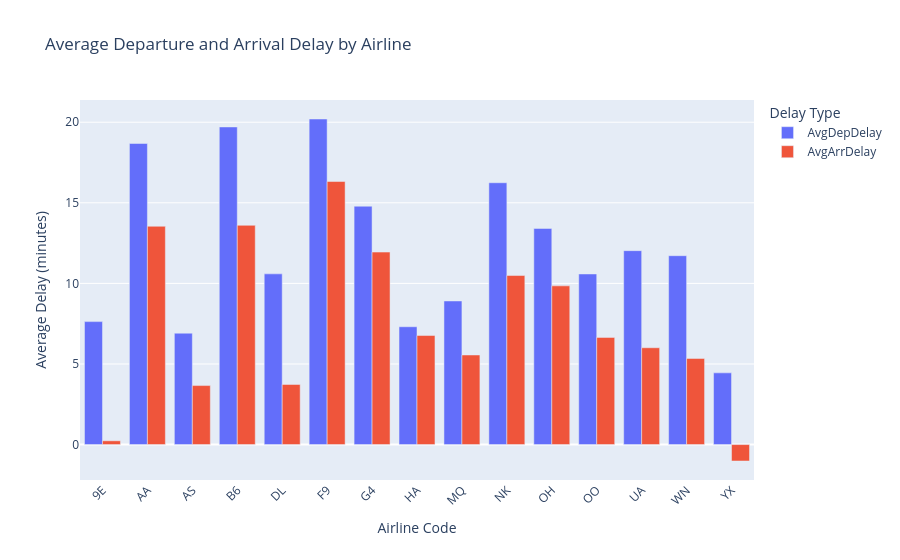

Notebook source saved alongside this figure:
### Code cell
from pyspark.sql import functions as F
import plotly.express as px

# Aggregate average delays by airline
avg_delay_by_airline = (
    df.groupBy("Reporting_Airline")
      .agg(
          F.avg("DepDelay").alias("AvgDepDelay"),
          F.avg("ArrDelay").alias("AvgArrDelay"),
          F.count("*").alias("FlightCount")
      )
      .orderBy("Reporting_Airline")
)

# Convert to Pandas
avg_delay_airline_pdf = avg_delay_by_airline.toPandas()

# Airline code-to-name mapping
airline_name_map = {
    "9E": "Endeavor Air",
    "AA": "American Airlines",
    "AS": "Alaska Airlines",
    "B6": "JetBlue Airways",
    "DL": "Delta Air Lines",
    "F9": "Frontier Airlines",
    "G4": "Allegiant Air",
    "HA": "Hawaiian Airlines",
    "MQ": "Envoy Air",
    "NK": "Spirit Airlines",
    "OH": "PSA Airlines",
    "OO": "SkyWest Airlines",
    "UA": "United Airlines",
    "WN": "Southwest Airlines",
    "YX": "Republic Airways"
}

# Add airline name column
avg_delay_airline_pdf["AirlineName"] = avg_delay_airline_pdf["Reporting_Airline"].map(airline_name_map)

# Create interactive bar chart
fig = px.bar(
    avg_delay_airline_pdf,
    x="Reporting_Airline",  # Show airline codes on x-axis
    y=["AvgDepDelay", "AvgArrDelay"],
    barmode="group",
    title="Average Departure and Arrival Delay by Airline",
    labels={
        "Reporting_Airline": "Airline Code",
        "value": "Average Delay (minutes)",
        "variable": "Delay Type"
    },
    hover_data={  
        "AirlineName": True,
        "FlightCount": True,
        "Reporting_Airline": False  # Don’t duplicate in hover
    }
)

# Layout customization
fig.update_layout(
    xaxis_tickangle=-45,
    bargap=0.2,
    legend_title_text="Delay Type",
    hoverlabel=dict(bgcolor="white", font_size=12)
)

fig.show()

### Figure 1 — Plotly figure (JSON) as saved in the notebook; plotly's stock layout.template omitted (floating-point values rounded to 4 significant figures)
{"data": [{"alignmentgroup": "True", "customdata": [["Endeavor Air", 391977], ["American Airlines", 2364443], ["Alaska Airlines", 598350], ["JetBlue Airways", 617469], ["Delta Air Lines", 2461887], ["Frontier Airlines", 474264], ["Allegiant Air", 296619], ["Hawaiian Airlines", 196961], ["Envoy Air", 638595], ["Spirit Airlines", 620040], ["PSA Airlines", 533916], ["SkyWest Airlines", 1803310], ["United Airlines", 1846870], ["Southwest Airlines", 3505455], ["Republic Airways", 744317]], "hovertemplate": "Delay Type=AvgDepDelay<br>Average Delay (minutes)=%{y}<br>AirlineName=%{customdata[0]}<br>FlightCount=%{customdata[1]}<extra></extra>", "legendgroup": "AvgDepDelay", "marker": {"color": "#636efa", "pattern": {"shape": ""}}, "name": "AvgDepDelay", "offsetgroup": "AvgDepDelay", "orientation": "v", "showlegend": true, "textposition": "auto", "type": "bar", "x": ["9E", "AA", "AS", "B6", "DL", "F9", "G4", "HA", "MQ", "NK", "OH", "OO", "UA", "WN", "YX"], "xaxis": "x", "y": [7.628, 18.68, 6.91, 19.71, 10.59, 20.2, 14.79, 7.31, 8.909, 16.24, 13.41, 10.58, 12.03, 11.72, 4.449], "yaxis": "y"}, {"alignmentgroup": "True", "customdata": [["Endeavor Air", 391977], ["American Airlines", 2364443], ["Alaska Airlines", 598350], ["JetBlue Airways", 617469], ["Delta Air Lines", 2461887], ["Frontier Airlines", 474264], ["Allegiant Air", 296619], ["Hawaiian Airlines", 196961], ["Envoy Air", 638595], ["Spirit Airlines", 620040], ["PSA Airlines", 533916], ["SkyWest Airlines", 1803310], ["United Airlines", 1846870], ["Southwest Airlines", 3505455], ["Republic Airways", 744317]], "hovertemplate": "Delay Type=AvgArrDelay<br>Average Delay (minutes)=%{y}<br>AirlineName=%{customdata[0]}<br>FlightCount=%{customdata[1]}<extra></extra>", "legendgroup": "AvgArrDelay", "marker": {"color": "#EF553B", "pattern": {"shape": ""}}, "name": "AvgArrDelay", "offsetgroup": "AvgArrDelay", "orientation": "v", "showlegend": true, "textposition": "auto", "type": "bar", "x": ["9E", "AA", "AS", "B6", "DL", "F9", "G4", "HA", "MQ", "NK", "OH", "OO", "UA", "WN", "YX"], "xaxis": "x", "y": [0.2333, 13.54, 3.661, 13.6, 3.73, 16.32, 11.94, 6.765, 5.558, 10.49, 9.847, 6.65, 6.006, 5.344, -1.019], "yaxis": "y"}], "layout": {"bargap": 0.2, "barmode": "group", "hoverlabel": {"bgcolor": "white", "font": {"size": 12}}, "legend": {"title": {"text": "Delay Type"}, "tracegroupgap": 0}, "title": {"text": "Average Departure and Arrival Delay by Airline"}, "xaxis": {"anchor": "y", "domain": [0, 1], "tickangle": -45, "title": {"text": "Airline Code"}}, "yaxis": {"anchor": "x", "domain": [0, 1], "title": {"text": "Average Delay (minutes)"}}}}
